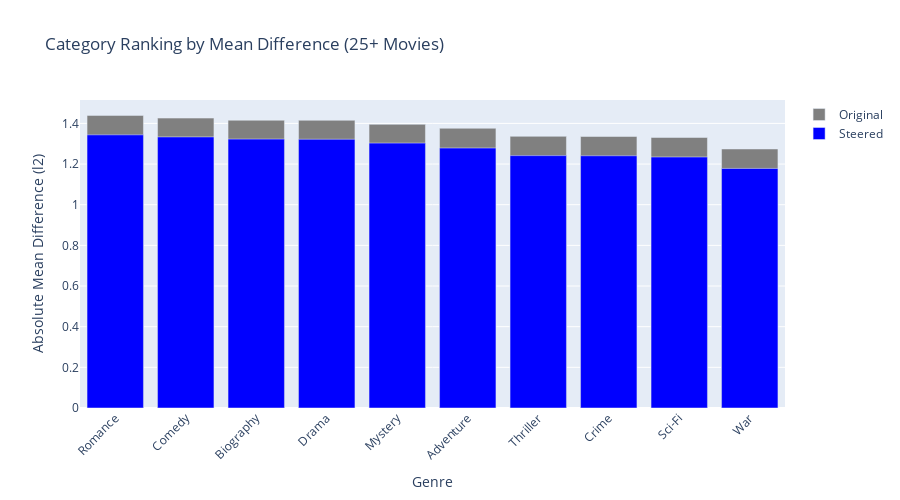
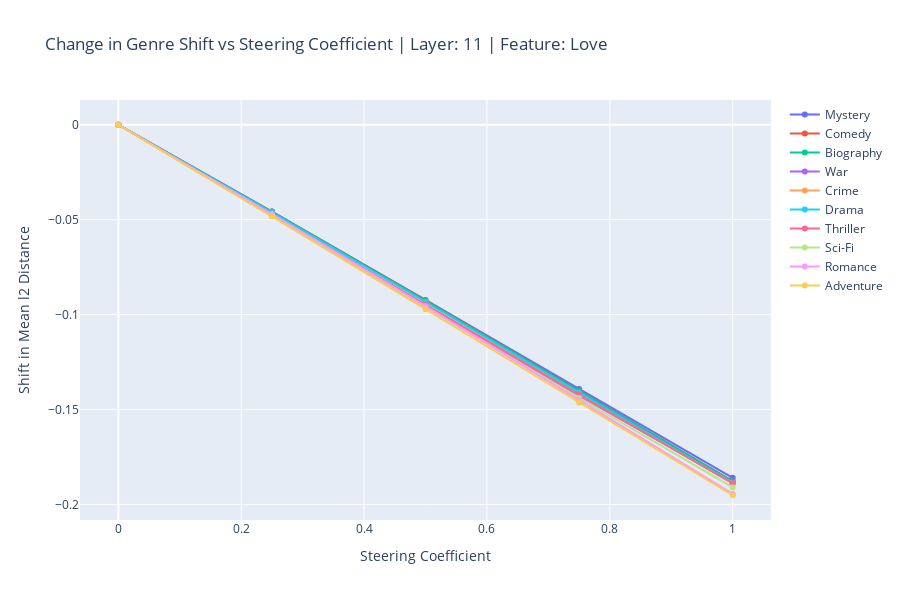
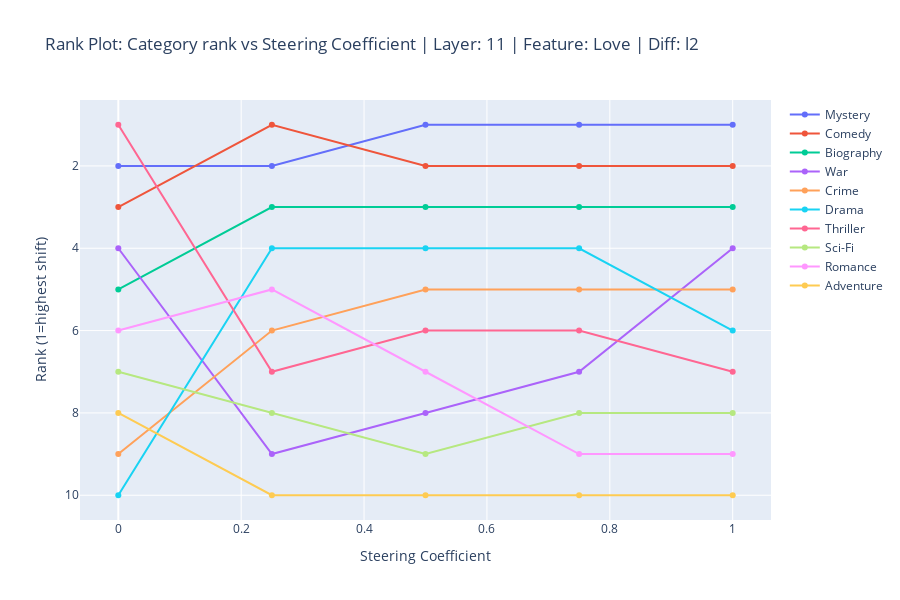

Source (notebook cell) for these figures, in order:
### Code cell
data = import_embedding_data_from_pkl('Test_export_embeddings.pkl', model=True, embeddings=True, encoded_input=True, all_texts_data=True)
model, original_embeddings, encoded_input, all_texts_data = data

feature = "Love"
type = "l2" # l1, l2 or cosine
layer_to_steer = 11  # Change this to the layer you want to analyze
steering_coefficient = 0.5  # Adjust steering coefficient as needed

steering_vector = import_steering_vector_from_pkl('steering_vector.pkl', layer_to_steer=layer_to_steer, feature_name=feature)
steered_embeddings = get_steered_embeddings(model, encoded_input, layer_to_steer=layer_to_steer, steering_coefficient=steering_coefficient, steering_vector=steering_vector, normalize=True)
print(f"\nSteering | Feature: {feature} | Coefficient: {steering_coefficient} | Layer: {layer_to_steer}\n")

# Calculate cosine similarities and rankings
print("Calculating differences between original and steered embeddings...")
original_differences, steered_differences = calculate_specific_differences(original_embeddings, steered_embeddings, steering_vector, type=type)
print("[Done]")

# Bar plot of category rankings
print("\nRanking categories by mean difference...")
sorted_genres, genre_means = rank_categories_by_difference(all_texts_data, original_differences, steered_differences, type, print_results=True, remove_low_count=True, plot_graph=True)

# Print most shifted categories
print("\nPrinting most shifted categories...\n")
get_most_shifted_categories(all_texts_data, original_differences, steered_differences, remove_low_count=True, top_n=10, print_results=True)

# Plot change in top shifts across steering coefficients
print("\n\nPlotting change in top shifts across steering coefficients...\n")
category_shifts, steering_coefficients = plot_change_in_top_shift(model, encoded_input, all_texts_data, original_embeddings, layer_to_steer, steering_vector, type, feature, steering_coefficient_start=0.0, steering_coefficient_end=1.0, number_of_steps=5)

# Plot rank changes of categories over steering coefficients
print("\nPlotting rank changes of categories over steering coefficients...\n")
plot_rank_plot(category_shifts, steering_coefficients, layer_to_steer, feature, type)  #litt unødvendig å ha med layer_to_steer og feature spør du meg

### Figure 1 — Plotly figure (JSON) as saved in the notebook; plotly's stock layout.template omitted (floating-point values rounded to 4 significant figures)
{"data": [{"hovertemplate": "%{hovertext}<extra></extra>", "hovertext": ["Genre: Romance<br>Original Mean Difference: 1.4393<br>Count: 65"], "marker": {"color": "grey"}, "name": "Original", "opacity": 1, "showlegend": true, "type": "bar", "x": ["Romance"], "y": [1.439]}, {"hovertemplate": "%{hovertext}<extra></extra>", "hovertext": ["Genre: Romance<br>Steered Mean Difference: 1.3438<br>Count: 65"], "marker": {"color": "blue"}, "name": "Steered", "opacity": 1, "showlegend": true, "type": "bar", "x": ["Romance"], "y": [1.344]}, {"hovertemplate": "%{hovertext}<extra></extra>", "hovertext": ["Genre: Comedy<br>Original Mean Difference: 1.4261<br>Count: 82"], "marker": {"color": "grey"}, "name": "Original", "opacity": 1, "showlegend": false, "type": "bar", "x": ["Comedy"], "y": [1.426]}, {"hovertemplate": "%{hovertext}<extra></extra>", "hovertext": ["Genre: Comedy<br>Steered Mean Difference: 1.3335<br>Count: 82"], "marker": {"color": "blue"}, "name": "Steered", "opacity": 1, "showlegend": false, "type": "bar", "x": ["Comedy"], "y": [1.334]}, {"hovertemplate": "%{hovertext}<extra></extra>", "hovertext": ["Genre: Biography<br>Original Mean Difference: 1.4156<br>Count: 70"], "marker": {"color": "grey"}, "name": "Original", "opacity": 1, "showlegend": false, "type": "bar", "x": ["Biography"], "y": [1.416]}, {"hovertemplate": "%{hovertext}<extra></extra>", "hovertext": ["Genre: Biography<br>Steered Mean Difference: 1.3227<br>Count: 70"], "marker": {"color": "blue"}, "name": "Steered", "opacity": 1, "showlegend": false, "type": "bar", "x": ["Biography"], "y": [1.323]}, {"hovertemplate": "%{hovertext}<extra></extra>", "hovertext": ["Genre: Drama<br>Original Mean Difference: 1.4153<br>Count: 198"], "marker": {"color": "grey"}, "name": "Original", "opacity": 1, "showlegend": false, "type": "bar", "x": ["Drama"], "y": [1.415]}, {"hovertemplate": "%{hovertext}<extra></extra>", "hovertext": ["Genre: Drama<br>Steered Mean Difference: 1.3219<br>Count: 198"], "marker": {"color": "blue"}, "name": "Steered", "opacity": 1, "showlegend": false, "type": "bar", "x": ["Drama"], "y": [1.322]}, {"hovertemplate": "%{hovertext}<extra></extra>", "hovertext": ["Genre: Mystery<br>Original Mean Difference: 1.3954<br>Count: 34"], "marker": {"color": "grey"}, "name": "Original", "opacity": 1, "showlegend": false, "type": "bar", "x": ["Mystery"], "y": [1.395]}, {"hovertemplate": "%{hovertext}<extra></extra>", "hovertext": ["Genre: Mystery<br>Steered Mean Difference: 1.3031<br>Count: 34"], "marker": {"color": "blue"}, "name": "Steered", "opacity": 1, "showlegend": false, "type": "bar", "x": ["Mystery"], "y": [1.303]}, {"hovertemplate": "%{hovertext}<extra></extra>", "hovertext": ["Genre: Adventure<br>Original Mean Difference: 1.3760<br>Count: 102"], "marker": {"color": "grey"}, "name": "Original", "opacity": 1, "showlegend": false, "type": "bar", "x": ["Adventure"], "y": [1.376]}, {"hovertemplate": "%{hovertext}<extra></extra>", "hovertext": ["Genre: Adventure<br>Steered Mean Difference: 1.2788<br>Count: 102"], "marker": {"color": "blue"}, "name": "Steered", "opacity": 1, "showlegend": false, "type": "bar", "x": ["Adventure"], "y": [1.279]}, {"hovertemplate": "%{hovertext}<extra></extra>", "hovertext": ["Genre: Thriller<br>Original Mean Difference: 1.3363<br>Count: 50"], "marker": {"color": "grey"}, "name": "Original", "opacity": 1, "showlegend": false, "type": "bar", "x": ["Thriller"], "y": [1.336]}, {"hovertemplate": "%{hovertext}<extra></extra>", "hovertext": ["Genre: Thriller<br>Steered Mean Difference: 1.2415<br>Count: 50"], "marker": {"color": "blue"}, "name": "Steered", "opacity": 1, "showlegend": false, "type": "bar", "x": ["Thriller"], "y": [1.241]}, {"hovertemplate": "%{hovertext}<extra></extra>", "hovertext": ["Genre: Crime<br>Original Mean Difference: 1.3356<br>Count: 158"], "marker": {"color": "grey"}, "name": "Original", "opacity": 1, "showlegend": false, "type": "bar", "x": ["Crime"], "y": [1.336]}, {"hovertemplate": "%{hovertext}<extra></extra>", "hovertext": ["Genre: Crime<br>Steered Mean Difference: 1.2408<br>Count: 158"], "marker": {"color": "blue"}, "name": "Steered", "opacity": 1, "showlegend": false, "type": "bar", "x": ["Crime"], "y": [1.241]}, {"hovertemplate": "%{hovertext}<extra></extra>", "hovertext": ["Genre: Sci-Fi<br>Original Mean Difference: 1.3307<br>Count: 51"], "marker": {"color": "grey"}, "name": "Original", "opacity": 1, "showlegend": false, "type": "bar", "x": ["Sci-Fi"], "y": [1.331]}, {"hovertemplate": "%{hovertext}<extra></extra>", "hovertext": ["Genre: Sci-Fi<br>Steered Mean Difference: 1.2347<br>Count: 51"], "marker": {"color": "blue"}, "name": "Steered", "opacity": 1, "showlegend": false, "type": "bar", "x": ["Sci-Fi"], "y": [1.235]}, {"hovertemplate": "%{hovertext}<extra></extra>", "hovertext": ["Genre: War<br>Original Mean Difference: 1.2742<br>Count: 43"], "marker": {"color": "grey"}, "name": "Original", "opacity": 1, "showlegend": false, "type": "bar", "x": ["War"], "y": [1.274]}, {"hovertemplate": "%{hovertext}<extra></extra>", "hovertext": ["Genre: War<br>Steered Mean Difference: 1.1784<br>Count: 43"], "marker": {"color": "blue"}, "name": "Steered", "opacity": 1, "showlegend": false, "type": "bar", "x": ["War"], "y": [1.178]}], "layout": {"barmode": "overlay", "height": 500, "showlegend": true, "title": {"text": "Category Ranking by Mean Difference (25+ Movies)"}, "width": 900, "xaxis": {"tickangle": -45, "title": {"text": "Genre"}}, "yaxis": {"title": {"text": "Absolute Mean Difference (l2)"}}}}

### Figure 2 — Plotly figure (JSON) as saved in the notebook; plotly's stock layout.template omitted (floating-point values rounded to 4 significant figures)
{"data": [{"line": {"width": 2}, "marker": {"size": 6}, "mode": "lines+markers", "name": "Mystery", "type": "scatter", "x": [0, 0.25, 0.5, 0.75, 1], "y": [0, -0.04576, -0.09232, -0.1392, -0.186]}, {"line": {"width": 2}, "marker": {"size": 6}, "mode": "lines+markers", "name": "Comedy", "type": "scatter", "x": [0, 0.25, 0.5, 0.75, 1], "y": [0, -0.0457, -0.09255, -0.1401, -0.1878]}, {"line": {"width": 2}, "marker": {"size": 6}, "mode": "lines+markers", "name": "Biography", "type": "scatter", "x": [0, 0.25, 0.5, 0.75, 1], "y": [0, -0.04589, -0.09281, -0.1403, -0.1879]}, {"line": {"width": 2}, "marker": {"size": 6}, "mode": "lines+markers", "name": "War", "type": "scatter", "x": [0, 0.25, 0.5, 0.75, 1], "y": [0, -0.04808, -0.09581, -0.1428, -0.1886]}, {"line": {"width": 2}, "marker": {"size": 6}, "mode": "lines+markers", "name": "Crime", "type": "scatter", "x": [0, 0.25, 0.5, 0.75, 1], "y": [0, -0.04726, -0.09476, -0.1421, -0.1887]}, {"line": {"width": 2}, "marker": {"size": 6}, "mode": "lines+markers", "name": "Drama", "type": "scatter", "x": [0, 0.25, 0.5, 0.75, 1], "y": [0, -0.04614, -0.09331, -0.141, -0.1889]}, {"line": {"width": 2}, "marker": {"size": 6}, "mode": "lines+markers", "name": "Thriller", "type": "scatter", "x": [0, 0.25, 0.5, 0.75, 1], "y": [0, -0.04728, -0.09482, -0.1422, -0.1889]}, {"line": {"width": 2}, "marker": {"size": 6}, "mode": "lines+markers", "name": "Sci-Fi", "type": "scatter", "x": [0, 0.25, 0.5, 0.75, 1], "y": [0, -0.04794, -0.09606, -0.1439, -0.1911]}, {"line": {"width": 2}, "marker": {"size": 6}, "mode": "lines+markers", "name": "Romance", "type": "scatter", "x": [0, 0.25, 0.5, 0.75, 1], "y": [0, -0.04707, -0.09553, -0.1449, -0.1945]}, {"line": {"width": 2}, "marker": {"size": 6}, "mode": "lines+markers", "name": "Adventure", "type": "scatter", "x": [0, 0.25, 0.5, 0.75, 1], "y": [0, -0.04823, -0.09718, -0.1463, -0.1952]}], "layout": {"height": 600, "showlegend": true, "title": {"text": "Change in Genre Shift vs Steering Coefficient | Layer: 11 | Feature: Love"}, "width": 900, "xaxis": {"title": {"text": "Steering Coefficient"}}, "yaxis": {"title": {"text": "Shift in Mean l2 Distance"}}}}

### Figure 3 — Plotly figure (JSON) as saved in the notebook; plotly's stock layout.template omitted (floating-point values rounded to 4 significant figures)
{"data": [{"line": {"width": 2}, "marker": {"size": 6}, "mode": "lines+markers", "name": "Mystery", "type": "scatter", "x": [0, 0.25, 0.5, 0.75, 1], "y": [2, 2, 1, 1, 1]}, {"line": {"width": 2}, "marker": {"size": 6}, "mode": "lines+markers", "name": "Comedy", "type": "scatter", "x": [0, 0.25, 0.5, 0.75, 1], "y": [3, 1, 2, 2, 2]}, {"line": {"width": 2}, "marker": {"size": 6}, "mode": "lines+markers", "name": "Biography", "type": "scatter", "x": [0, 0.25, 0.5, 0.75, 1], "y": [5, 3, 3, 3, 3]}, {"line": {"width": 2}, "marker": {"size": 6}, "mode": "lines+markers", "name": "War", "type": "scatter", "x": [0, 0.25, 0.5, 0.75, 1], "y": [4, 9, 8, 7, 4]}, {"line": {"width": 2}, "marker": {"size": 6}, "mode": "lines+markers", "name": "Crime", "type": "scatter", "x": [0, 0.25, 0.5, 0.75, 1], "y": [9, 6, 5, 5, 5]}, {"line": {"width": 2}, "marker": {"size": 6}, "mode": "lines+markers", "name": "Drama", "type": "scatter", "x": [0, 0.25, 0.5, 0.75, 1], "y": [10, 4, 4, 4, 6]}, {"line": {"width": 2}, "marker": {"size": 6}, "mode": "lines+markers", "name": "Thriller", "type": "scatter", "x": [0, 0.25, 0.5, 0.75, 1], "y": [1, 7, 6, 6, 7]}, {"line": {"width": 2}, "marker": {"size": 6}, "mode": "lines+markers", "name": "Sci-Fi", "type": "scatter", "x": [0, 0.25, 0.5, 0.75, 1], "y": [7, 8, 9, 8, 8]}, {"line": {"width": 2}, "marker": {"size": 6}, "mode": "lines+markers", "name": "Romance", "type": "scatter", "x": [0, 0.25, 0.5, 0.75, 1], "y": [6, 5, 7, 9, 9]}, {"line": {"width": 2}, "marker": {"size": 6}, "mode": "lines+markers", "name": "Adventure", "type": "scatter", "x": [0, 0.25, 0.5, 0.75, 1], "y": [8, 10, 10, 10, 10]}], "layout": {"height": 600, "showlegend": true, "title": {"text": "Rank Plot: Category rank vs Steering Coefficient | Layer: 11 | Feature: Love | Diff: l2"}, "width": 900, "xaxis": {"title": {"text": "Steering Coefficient"}}, "yaxis": {"autorange": "reversed", "title": {"text": "Rank (1=highest shift)"}}}}
